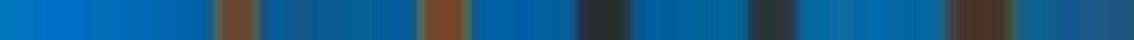
#> input picture median_resistor_0.jpg, 567 x 20 px (shown 2 times larger)
$ python ColorFinder.py
#> lines starting #> are read from the running program, lines starting #| are printed output that depends on the picture; after the words box and inside, x2 and y2 are one past the last pixel; in counts of white or black regions, pixels touching at a corner belong together
import cv2
import numpy as np
import os

# Create directory to save segmented bands
output_dir = 'segmented_bands'
if not os.path.exists(output_dir):
    os.makedirs(output_dir)

# Load the image
image = cv2.imread('median_resistor_0.jpg')
#> image is the input picture: shape (20, 567, 3); mean B, G, R 135, 89.7, 22

# Convert image to HSV color space
hsv_image = cv2.cvtColor(image, cv2.COLOR_BGR2HSV)
#> hsv_image: shape (20, 567, 3); mean H, S, V 91, 206.9, 140.3

# Define the background color range
lower_background = np.array([30, 0, 100])
upper_background = np.array([180, 255, 255])

# Create a mask for the background
background_mask = cv2.inRange(hsv_image, lower_background, upper_background)
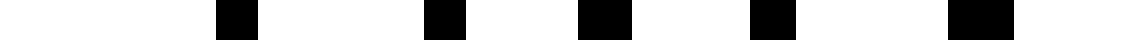
#> background_mask: shape (20, 567) (shown 2 times larger); 78% white; 5 black regions, box (x1, y1, x2, y2) and area: (474, 0, 507, 20) 660, (289, 0, 316, 20) 540, (375, 0, 398, 20) 460, (108, 0, 129, 20) 420, (212, 0, 233, 20) 420

# Invert the mask to isolate the bands
bands_mask = cv2.bitwise_not(background_mask)
#> bands_mask: shape (20, 567); 22% white; 5 white regions

# Apply the mask to the image to isolate the bands
isolated_bands = cv2.bitwise_and(image, image, mask=bands_mask)
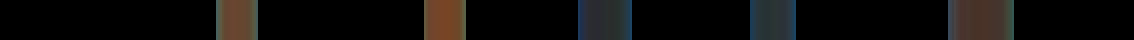
#> isolated_bands: shape (20, 567, 3) (shown 2 times larger); mean B, G, R 12, 13.4, 15.1

# Find contours of the bands
contours, _ = cv2.findContours(bands_mask, cv2.RETR_EXTERNAL, cv2.CHAIN_APPROX_SIMPLE)
#> contours = 5 contours; box (x1, y1, x2, y2) and area: (474, 0, 507, 20) 608, (289, 0, 316, 20) 494, (375, 0, 398, 20) 418, (212, 0, 233, 20) 380, (108, 0, 129, 20) 380

# Sort contours from left to right
contours = sorted(contours, key=lambda c: cv2.boundingRect(c)[0])
#> contours = 5 contours; box (x1, y1, x2, y2) and area: (474, 0, 507, 20) 608, (289, 0, 316, 20) 494, (375, 0, 398, 20) 418, (108, 0, 129, 20) 380, (212, 0, 233, 20) 380

# Extract individual bands, crop, and save them
for idx, contour in enumerate(contours):
    x, y, w, h = cv2.boundingRect(contour)
    band = image[y:y+h, x:x+w]

    # Crop out the left and right 3 pixels
    if w > 6:  # Ensure the width is greater than 6 pixels
        band = band[:, 3:w-3]

    # Save the band as an image file
    output_path = os.path.join(output_dir, f'band_{idx}.png')
    cv2.imwrite(output_path, band)
    print(f'Saved: {output_path}')

    # Display the band (optional)
    cv2.imshow(f'Band - {idx}', band)
#> this loop made 5 passes
#> (contour, x, w) on passes 1 to 5: ([[108, 0], [108, 19], [128, 19], [128, 0]], 108, 21), ([[212, 0], [212, 19], [232, 19], [232, 0]], 212, 21), ([[289, 0], [289, 19], [315, 19], [315, 0]], 289, 27), ([[375, 0], [375, 19], [397, 19], [397, 0]], 375, 23), ([[474, 0], [474, 19], [506, 19], [506, 0]], 474, 33)
#| Saved: segmented_bands/band_0.png
#| Saved: segmented_bands/band_1.png
#| Saved: segmented_bands/band_2.png
#| Saved: segmented_bands/band_3.png
#| Saved: segmented_bands/band_4.png
#> pass 1, `band = image[y:y+h, x:x+w]`:
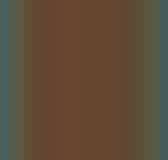
#> band: shape (20, 21, 3) (shown 8 times larger); mean B, G, R 57.3, 76.9, 95.2
#> pass 2, `band = image[y:y+h, x:x+w]`:
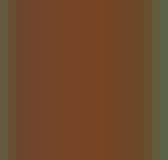
#> band: shape (20, 21, 3) (shown 8 times larger); mean B, G, R 44.5, 73.3, 111
#> pass 3, `band = image[y:y+h, x:x+w]`:
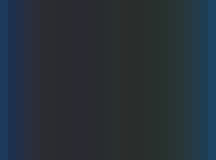
#> band: shape (20, 27, 3) (shown 8 times larger); mean B, G, R 56.9, 48.6, 39.1
#> pass 3, `band = band[:, 3:w-3]`:
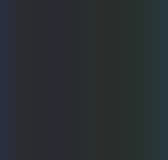
#> band: shape (20, 21, 3) (shown 8 times larger); mean B, G, R 49.6, 46.2, 41.2

cv2.waitKey(0)
cv2.destroyAllWindows()
